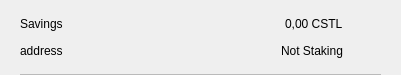
<?xml version="1.0" encoding="UTF-8"?>
<ui version="4.0">
 <class>CSRow</class>
 <widget class="QWidget" name="CSRow">
  <property name="geometry">
   <rect>
    <x>0</x>
    <y>0</y>
    <width>401</width>
    <height>75</height>
   </rect>
  </property>
  <property name="windowTitle">
   <string>Form</string>
  </property>
  <layout class="QVBoxLayout" name="verticalLayout">
   <property name="spacing">
    <number>0</number>
   </property>
   <property name="leftMargin">
    <number>20</number>
   </property>
   <property name="topMargin">
    <number>10</number>
   </property>
   <property name="rightMargin">
    <number>20</number>
   </property>
   <property name="bottomMargin">
    <number>0</number>
   </property>
   <item>
    <widget class="QWidget" name="info" native="true">
     <property name="minimumSize">
      <size>
       <width>0</width>
       <height>0</height>
      </size>
     </property>
     <layout class="QHBoxLayout" name="horizontalLayout_3">
      <property name="leftMargin">
       <number>0</number>
      </property>
      <property name="topMargin">
       <number>0</number>
      </property>
      <property name="rightMargin">
       <number>0</number>
      </property>
      <property name="bottomMargin">
       <number>10</number>
      </property>
      <item>
       <widget class="QWidget" name="container" native="true">
        <property name="minimumSize">
         <size>
          <width>0</width>
          <height>0</height>
         </size>
        </property>
        <layout class="QVBoxLayout" name="verticalLayout_2">
         <property name="spacing">
          <number>0</number>
         </property>
         <property name="leftMargin">
          <number>0</number>
         </property>
         <property name="topMargin">
          <number>0</number>
         </property>
         <property name="rightMargin">
          <number>0</number>
         </property>
         <property name="bottomMargin">
          <number>0</number>
         </property>
         <item>
          <layout class="QHBoxLayout" name="horizontalLayout">
           <item>
            <widget class="QLabel" name="labelName">
             <property name="text">
              <string>Savings</string>
             </property>
            </widget>
           </item>
           <item>
            <spacer name="horizontalSpacer">
             <property name="orientation">
              <enum>Qt::Horizontal</enum>
             </property>
             <property name="sizeHint" stdset="0">
              <size>
               <width>40</width>
               <height>20</height>
              </size>
             </property>
            </spacer>
           </item>
           <item>
            <widget class="QLabel" name="labelAmount">
             <property name="text">
              <string>0,00 CSTL</string>
             </property>
            </widget>
           </item>
          </layout>
         </item>
         <item>
          <layout class="QHBoxLayout" name="horizontalLayout_2">
           <item>
            <widget class="QLabel" name="labelAddress">
             <property name="text">
              <string>address</string>
             </property>
            </widget>
           </item>
           <item>
            <spacer name="horizontalSpacer_2">
             <property name="orientation">
              <enum>Qt::Horizontal</enum>
             </property>
             <property name="sizeHint" stdset="0">
              <size>
               <width>40</width>
               <height>20</height>
              </size>
             </property>
            </spacer>
           </item>
           <item>
            <widget class="QLabel" name="labelStaking">
             <property name="text">
              <string>Not Staking</string>
             </property>
            </widget>
           </item>
          </layout>
         </item>
        </layout>
       </widget>
      </item>
      <item alignment="Qt::AlignHCenter|Qt::AlignVCenter">
       <widget class="QPushButton" name="pushButtonMenu">
        <property name="minimumSize">
         <size>
          <width>24</width>
          <height>24</height>
         </size>
        </property>
        <property name="maximumSize">
         <size>
          <width>32</width>
          <height>32</height>
         </size>
        </property>
        <property name="focusPolicy">
         <enum>Qt::NoFocus</enum>
        </property>
        <property name="styleSheet">
         <string notr="true">border:none; background-color:transparent;</string>
        </property>
        <property name="text">
         <string/>
        </property>
        <property name="icon">
         <iconset>
          <normaloff>://ic-menu-hover</normaloff>://ic-menu-hover</iconset>
        </property>
        <property name="iconSize">
         <size>
          <width>24</width>
          <height>24</height>
         </size>
        </property>
       </widget>
      </item>
     </layout>
    </widget>
   </item>
   <item>
    <widget class="QLabel" name="lblDivisory">
     <property name="minimumSize">
      <size>
       <width>0</width>
       <height>1</height>
      </size>
     </property>
     <property name="maximumSize">
      <size>
       <width>16777215</width>
       <height>1</height>
      </size>
     </property>
     <property name="styleSheet">
      <string notr="true">background-color:#bababa;</string>
     </property>
     <property name="text">
      <string/>
     </property>
     <property name="alignment">
      <set>Qt::AlignBottom|Qt::AlignLeading|Qt::AlignLeft</set>
     </property>
    </widget>
   </item>
  </layout>
 </widget>
 <resources/>
 <connections/>
</ui>
